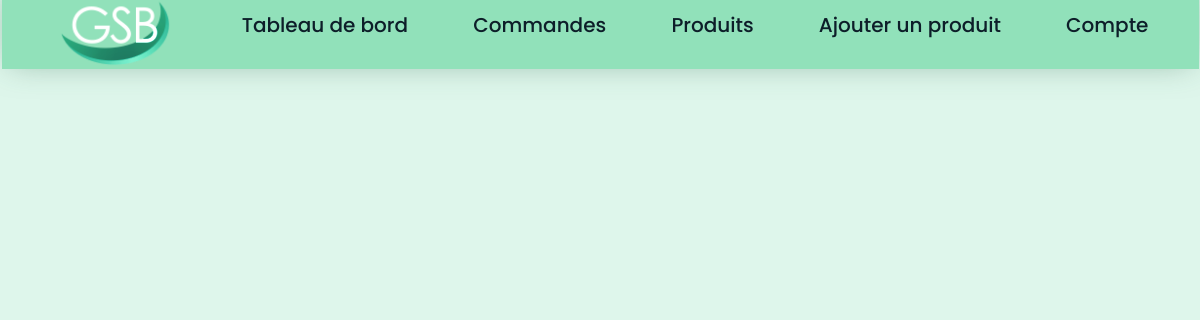
Page /index.php?uc=administrer&action=gestionCommandes (signed in) on the earlier database version.
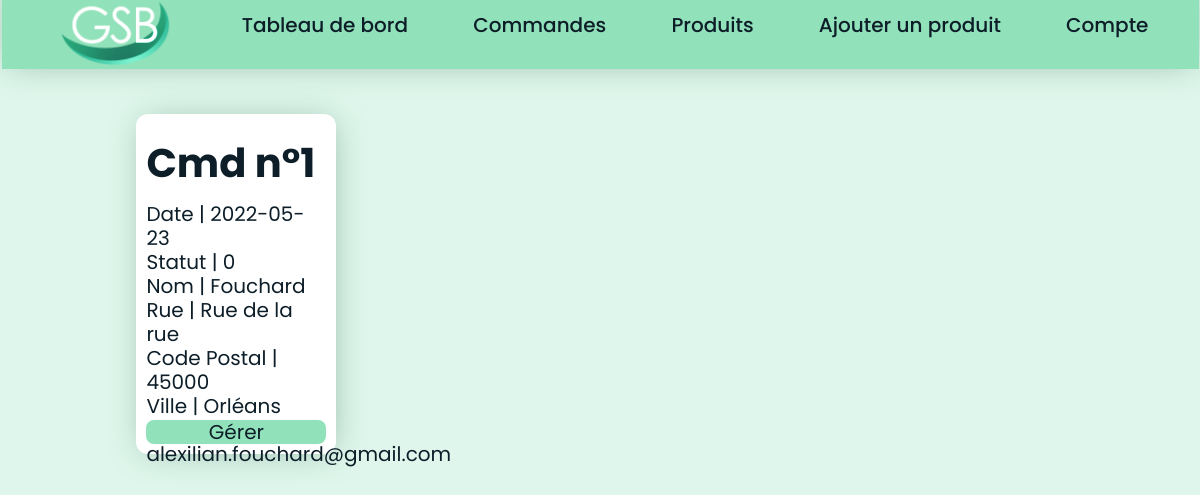
Same page on the later database version.
### tables this page shows
CREATE TABLE IF NOT EXISTS `commande` (
  `ID` int NOT NULL AUTO_INCREMENT,
  `Date` date NOT NULL,
  `Statut` int NOT NULL,
  `ID_Utilisateur` int NOT NULL,
  `Nom` varchar(64) NOT NULL,
  `Rue` varchar(255) NOT NULL,
  `CodePostal` int NOT NULL,
  `Ville` varchar(255) NOT NULL,
  `Mail` varchar(255) NOT NULL,
  PRIMARY KEY (`ID`),
  KEY `Commande_Utilisateur_FK` (`ID_Utilisateur`)
);

### modele/bd.produits.inc.php (called while the page is built, shortened)
<?php
	function getLesCommandes(){
		$monPdo = connexionPDO();
		$req = "SELECT * FROM commande";
		$res = $monPdo->query($req);
		$lesLignes = $res->fetchAll();
		return $lesLignes;
	}
?>

### vues/v_adminCommandes.php (the view)
<?php
foreach($lesCommandes as $uneCommande){
    $id = $uneCommande['ID'];
    $date = $uneCommande['Date'];
    $statut = $uneCommande['Statut'];
    $nom = $uneCommande['Nom'];
    $rue = $uneCommande['Rue'];
    $cp = $uneCommande['CodePostal'];
    $ville = $uneCommande['Ville'];
    $mail = $uneCommande['Mail'];
    ?><div class="card">
        <div><h1>Cmd n°<?php echo $id ?></h1>
        <div>Date | <?php echo $date ?></div>
        <div>Statut | <?php echo $statut ?></div>
        <div>Nom | <?php echo $nom ?></div>
        <div>Rue | <?php echo $rue ?></div>
        <div>Code Postal | <?php echo $cp ?></div>
        <div>Ville | <?php echo $ville ?></div>
        <div>Mail | <?php echo $mail ?></div>
    <div class="imgCard"><a class="tocart" href="http://localhost/Gsbparam/index.php?uc=administrer&action=gestionCommande&id=<?php echo $id ?>">Gérer</a></div>
    </div>
<?php
}

Differences in the rows shown:
added commande: ID "1", Date "2022-05-23", Statut "0", Nom "Fouchard", Rue "Rue de la rue", CodePostal "45000", Ville "Orléans", Mail "alexilian.fouchard@gmail.com"
